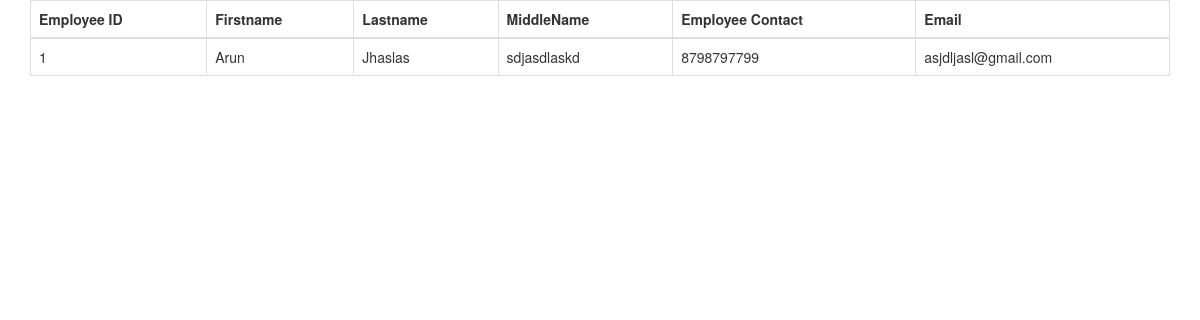
Screenshot of /view/1/ with the database file from the repository.
### update/models.py (models this page shows)
class AddEmployee(models.Model):
    Gender=(('male','male'),
            ('Female','Female'),
            ('Others','Others'))
    Married=(('Married','Married'),
    ('Unmarried','Unmarried')
    )
    FirstName=models.CharField(max_length=50)
    MiddleName=models.CharField(max_length=50)
    LastName=models.CharField(max_length=50)
    gender=models.CharField(max_length=10,choices=Gender)
    DOB=models.DateField()
    Mobile=models.CharField(max_length=10)
    AlterMobile=models.CharField(max_length=10)
    Email=models.EmailField()
    Maritual_status=models.CharField(max_length=10,choices=Married)
    Blood=models.CharField(max_length=10)

### update/views.py (the view)
# urls.py: path('view/<id>/',views.RetriveForm,name='RetriveForm'),
def RetriveForm(request,id):
    obj=AddEmployee.objects.get(id=id)
    return render(request,'single_view.html',{'obj':obj})

### update/templates/single_view.html (shortened to what this page needs)
   <!DOCTYPE html>
   <html lang="en">
<head>
  <link rel="stylesheet" href="https://maxcdn.bootstrapcdn.com/bootstrap/3.4.1/css/bootstrap.min.css">
</head>
<body>
<div class="container">
    <table class="table table-bordered">
        <thead>
          <tr>
            <th>Employee ID</th>
            <th>Firstname</th>
            <th>Lastname</th>
            <th>MiddleName</th>
            <th>Employee Contact</th>
            <th>Email</th>
          </tr>
        </thead>
        <tbody>
        <tr>
            <td>{{obj.id}}</td>
            <td>{{obj.FirstName}}</td>
            <td>{{obj.MiddleName}}</td>
            <td>{{obj.LastName}}</td>
            <td>{{obj.Mobile}}</td>
            <td>{{obj.Email}}</td>
           </tr>
        </tbody>
</body>
</html>

### rows the page displays
AddEmployee: id "1", FirstName "Arun", MiddleName "Jhaslas", LastName "sdjasdlaskd", Mobile "8798797799", Email "asjdljasl@gmail.com"
